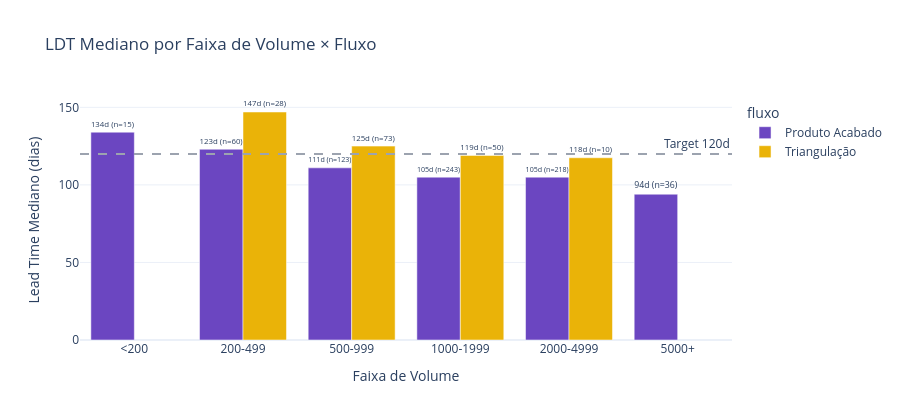

Notebook code for this chart:
### Code cell
# Célula 8.1 — Nível 1: LDT mediano por bucket de volume × fluxo (agregado executivo)
matrix = (
    df_ops.groupby(["volume_bucket", "is_finished_product_order"], observed=True)["lead_time_realizado"]
    .agg(["median", "count"])
    .reset_index()
)
matrix.columns = ["volume_bucket", "is_finished_product_order", "mediana", "n_ops"]
matrix["fluxo"] = matrix["is_finished_product_order"].map({True: "Produto Acabado", False: "Triangulação"})
matrix = matrix[matrix["n_ops"] >= CONFIG["min_ops_grafico"]]

fig = px.bar(
    matrix, x="volume_bucket", y="mediana", color="fluxo", barmode="group",
    text=matrix.apply(lambda r: f"{r['mediana']:.0f}d (n={r['n_ops']})" if r['n_ops'] >= 10 else f"{r['mediana']:.0f}d", axis=1),
    color_discrete_map={
        "Triangulação": COLORS["fluxo_tri"],
        "Produto Acabado": COLORS["fluxo_pa"],
    },
    labels={"mediana": "Lead Time Mediano (dias)", "volume_bucket": "Faixa de Volume"},
    title="LDT Mediano por Faixa de Volume × Fluxo",
    template=TEMPLATE,
    category_orders={"volume_bucket": CONFIG["labels_volume"]},
)
fig.add_hline(y=TARGET_LEAD_TIME, line_dash="dash", line_color=COLORS["target_line"],
              annotation_text=f"Target {TARGET_LEAD_TIME}d")
fig.update_traces(textposition="outside")
fig.update_layout(height=420)
fig.show()

### Figure 1 — Plotly figure (JSON) as saved in the notebook; plotly's stock layout.template omitted (floating-point values rounded to 4 significant figures)
{"data": [{"alignmentgroup": "True", "hovertemplate": "fluxo=Produto Acabado<br>Faixa de Volume=%{x}<br>Lead Time Mediano (dias)=%{y}<br>text=%{text}<extra></extra>", "legendgroup": "Produto Acabado", "marker": {"color": "#6B46C1", "pattern": {"shape": ""}}, "name": "Produto Acabado", "offsetgroup": "Produto Acabado", "orientation": "v", "showlegend": true, "text": ["134d (n=15)", "123d (n=60)", "111d (n=123)", "105d (n=243)", "105d (n=218)", "94d (n=36)"], "textposition": "outside", "type": "bar", "x": ["<200", "200-499", "500-999", "1000-1999", "2000-4999", "5000+"], "xaxis": "x", "y": [134.0, 123.0, 111.0, 105.0, 105.0, 94.0], "yaxis": "y"}, {"alignmentgroup": "True", "hovertemplate": "fluxo=Triangulação<br>Faixa de Volume=%{x}<br>Lead Time Mediano (dias)=%{y}<br>text=%{text}<extra></extra>", "legendgroup": "Triangulação", "marker": {"color": "#EAB308", "pattern": {"shape": ""}}, "name": "Triangulação", "offsetgroup": "Triangulação", "orientation": "v", "showlegend": true, "text": ["147d (n=28)", "125d (n=73)", "119d (n=50)", "118d (n=10)"], "textposition": "outside", "type": "bar", "x": ["200-499", "500-999", "1000-1999", "2000-4999"], "xaxis": "x", "y": [147.0, 125.0, 119.0, 117.5], "yaxis": "y"}], "layout": {"annotations": [{"showarrow": false, "text": "Target 120d", "x": 1, "xanchor": "right", "xref": "x domain", "y": 120, "yanchor": "bottom", "yref": "y"}], "barmode": "group", "height": 420, "legend": {"title": {"text": "fluxo"}, "tracegroupgap": 0}, "shapes": [{"line": {"color": "#9CA3AF", "dash": "dash"}, "type": "line", "x0": 0, "x1": 1, "xref": "x domain", "y0": 120, "y1": 120, "yref": "y"}], "title": {"text": "LDT Mediano por Faixa de Volume × Fluxo"}, "xaxis": {"anchor": "y", "categoryarray": ["<200", "200-499", "500-999", "1000-1999", "2000-4999", "5000+"], "categoryorder": "array", "domain": [0, 1], "title": {"text": "Faixa de Volume"}}, "yaxis": {"anchor": "x", "domain": [0, 1], "title": {"text": "Lead Time Mediano (dias)"}}}}
